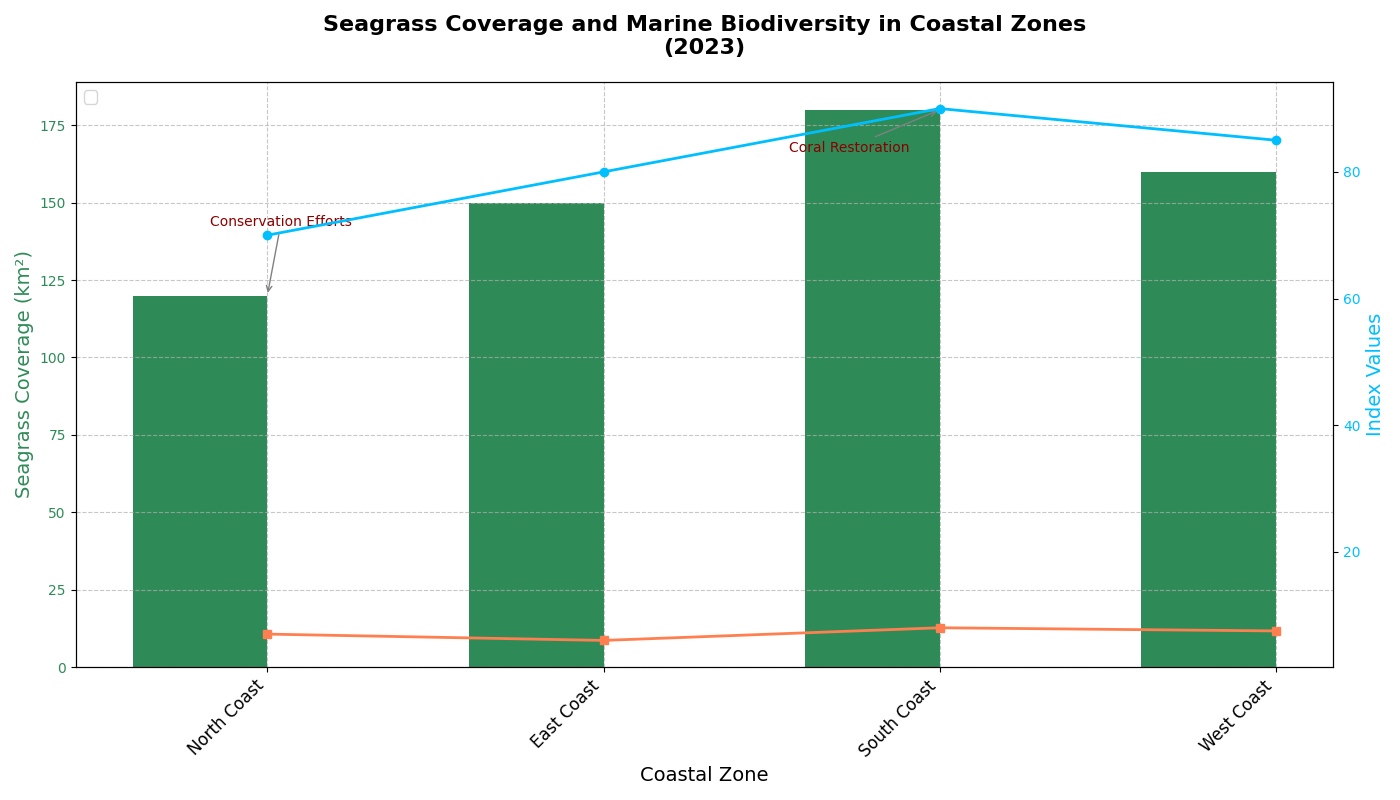

This figure's Python source:
import matplotlib.pyplot as plt
import numpy as np

# Seagrass Coverage and Marine Biodiversity in Coastal Zones

# Coastal zones
zones = ['North Coast', 'East Coast', 'South Coast', 'West Coast']

# Data: Seagrass coverage (square kilometers)
seagrass_coverage_km2 = np.array([120, 150, 180, 160])

# Data: Marine biodiversity index (out of 100)
biodiversity_index = np.array([70, 80, 90, 85])

# Data: Coral reef quality index (out of 10)
coral_reef_quality = np.array([7, 6, 8, 7.5])

# Bar width for seagrass coverage bars
bar_width = 0.4

fig, ax1 = plt.subplots(figsize=(14, 8))

# Position of the bars on the x-axis
x_positions = np.arange(len(zones))

# Create bar chart for seagrass coverage
bars1 = ax1.bar(x_positions - bar_width/2, seagrass_coverage_km2, bar_width, label='Seagrass Coverage (km²)', color='seagreen')

# Create secondary y-axis for marine biodiversity index and coral reef quality
ax2 = ax1.twinx()

# Line plot for marine biodiversity index
line1 = ax2.plot(x_positions, biodiversity_index, color='deepskyblue', lw=2, marker='o', label='Marine Biodiversity Index')

# Line plot for coral reef quality
line2 = ax2.plot(x_positions, coral_reef_quality, color='coral', lw=2, marker='s', label='Coral Reef Quality Index')

# Annotate significant points
annotations = {
    'North Coast': ('Conservation Efforts', (10, 50)),
    'South Coast': ('Coral Restoration', (-65, -30)),
}

for zone, (text, offset) in annotations.items():
    index = np.where(np.array(zones) == zone)[0][0]
    ax1.annotate(
        text,
        (x_positions[index], seagrass_coverage_km2[index]),
        xytext=offset,
        textcoords='offset points',
        arrowprops=dict(arrowstyle='->', color='grey'),
        ha='center', fontsize=10, color='darkred'
    )

# Titles and labels
ax1.set_title("Seagrass Coverage and Marine Biodiversity in Coastal Zones\n(2023)", fontsize=16, fontweight='bold', pad=20)
ax1.set_xlabel("Coastal Zone", fontsize=14)
ax1.set_ylabel("Seagrass Coverage (km²)", fontsize=14, color='seagreen')
ax2.set_ylabel("Index Values", fontsize=14, color='deepskyblue')

# Legends
bars = bars1.patches
lines = line1 + line2
labels = [bar.get_label() for bar in bars] + [line.get_label() for line in lines]
ax1.legend(lines + [bars1], labels, loc='upper left', fontsize=12)

# Setting x-ticks and x-tick labels
ax1.set_xticks(x_positions)
ax1.set_xticklabels(zones, rotation=45, ha='right', fontsize=12)

# Styling
ax1.yaxis.set_tick_params(labelcolor='seagreen')
ax2.yaxis.set_tick_params(labelcolor='deepskyblue')

# Grid and layout adjustments
ax1.grid(True, linestyle='--', alpha=0.7)
plt.tight_layout()

# Show the plot
plt.show()
